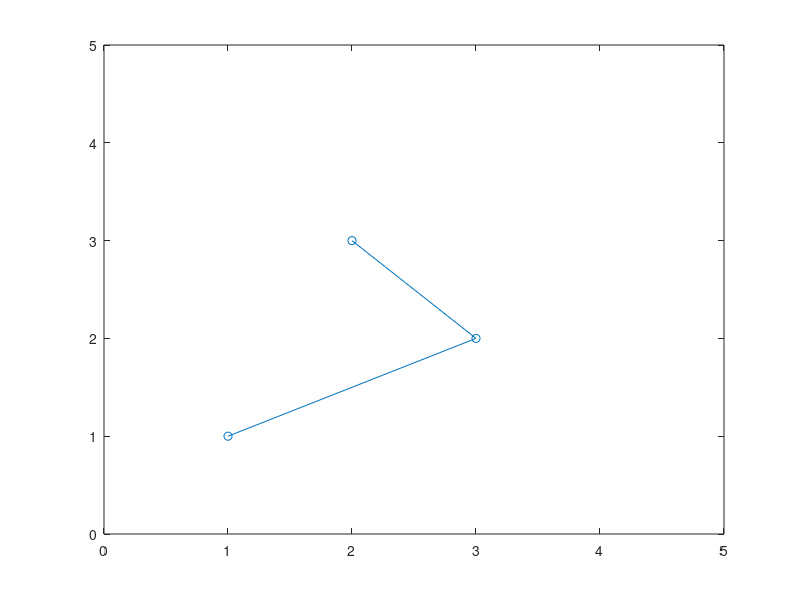
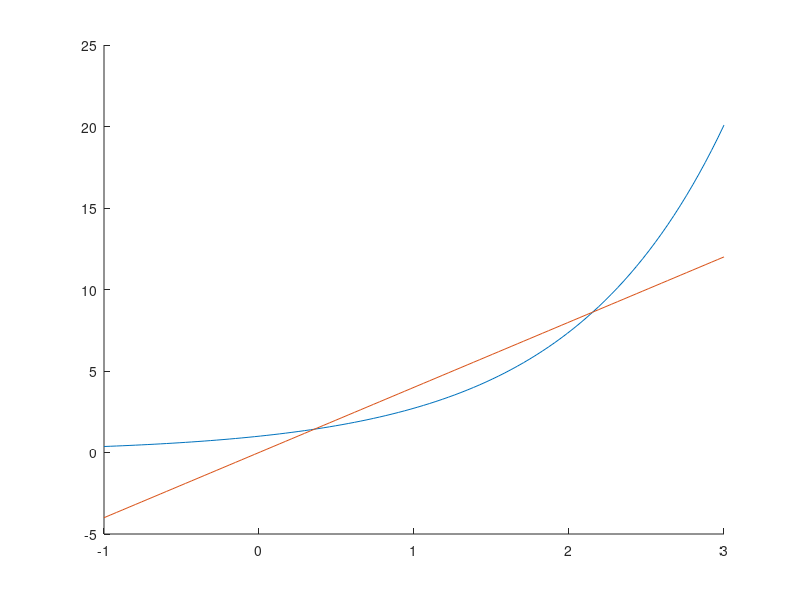

Write the MATLAB code that produced these figures, in order.
%%
% Basic plotting
figure(1);
clf;
x = [1, 3, 2];
y = [1, 2, 3];
plot(x, y, '-o');
xlim([0, 5]);
ylim([0, 5]);
print('basic_plotting_010.png', '-dpng', '-r300');

%%
%
% Basic plotting
fh = @(x) exp(x);
gh = @(x) 4*x;
x = linspace(-1, 3);

figure(1);
clf;
hold on;
plot(x, fh(x));
plot(x, gh(x))
print('plot_two_functions.png', '-dpng', '-r300');


